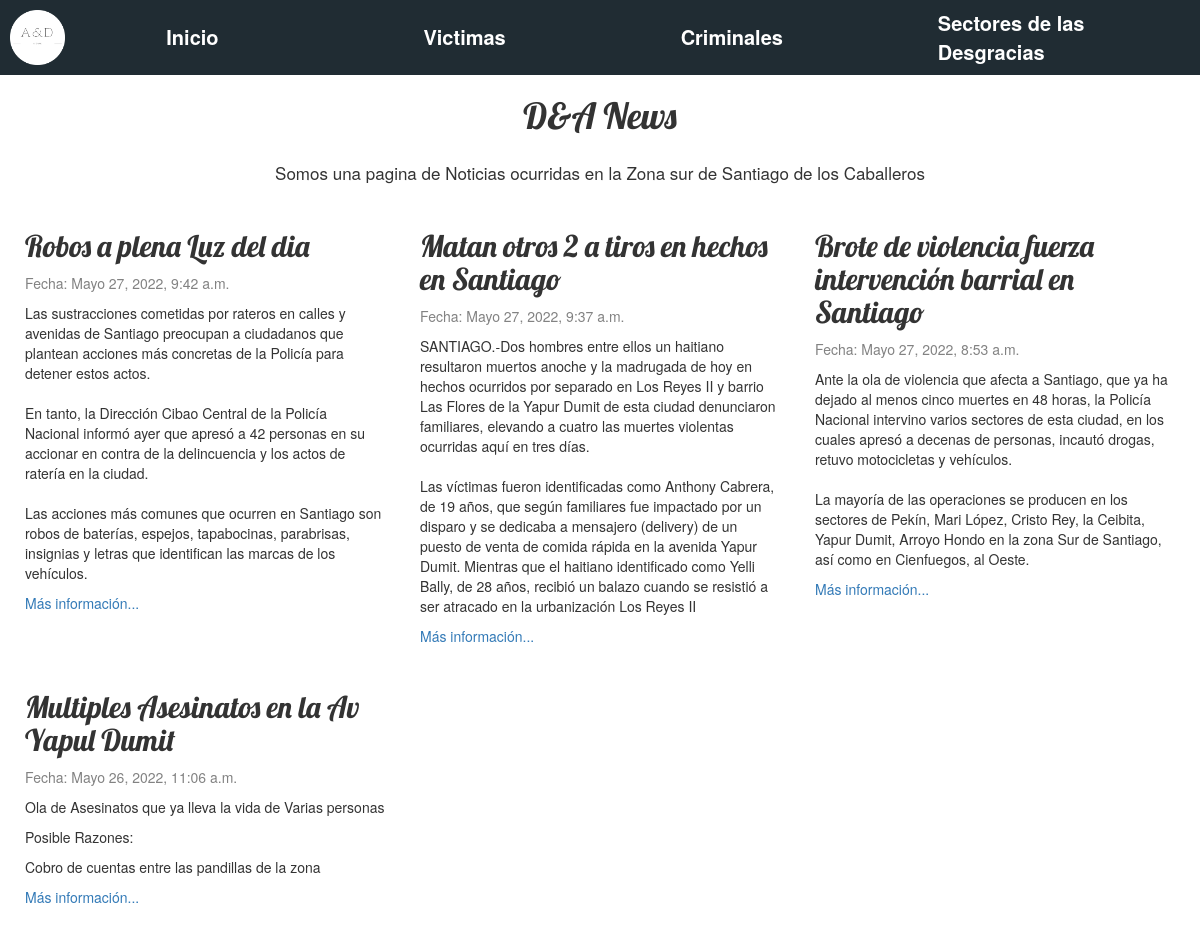
The page / on the database its author committed.
### informes/models.py (models this page shows, shortened)
class crime(models.Model):
		class CrimeType(models.TextChoices):
			MURDERED = 'Asesinato', _('Asesinato')
			STOLE = 'Robo', _('Robo')
		id = models.AutoField(primary_key=True)
		title = models.CharField(max_length=200)
		crime_type = models.CharField(
        max_length = 10,
				choices = CrimeType.choices,
				default = CrimeType.MURDERED,
		)
		text = models.TextField()
		event_date = models.DateTimeField(default=timezone.now)
		reasons = models.TextField(blank=True)
		sector = models.ForeignKey(sector, on_delete=models.CASCADE)

### informes/views.py (the view)
# urls.py: path('', views.post_list, name='Lista de Crimenes'),
def post_list(request):
    posts = crime.objects.filter(event_date__lte=timezone.now()).order_by('-event_date')
    return render(request, 'blog/Home.html', {'posts': posts})

### informes/templates/blog/home.html
{% extends 'blog/base.html' %}
{% block title %}
    <h1>D&A News</h1>
{% endblock %}
{% block Introduccion %}
<div class="Introduccion">
     <p><center>Somos una pagina de Noticias ocurridas en la Zona sur de Santiago de los Caballeros<center></p>
</div>
{% endblock %}
{% block content %}
    {% for Crimen in posts %}
        <div class="post">
            <h2>{{ Crimen.title }}</h2>
            <div class="date">
                <p>Fecha: {{ Crimen.event_date }}</p>
            </div>
            <p>{{ Crimen.text|linebreaksbr }}</p>
            {% if Crimen.reasons %}
                <div class="Resons">
                    <p>Posible Razones:</p>
                    <p>{{ Crimen.reasons }}</p>
                </div>
            {% endif %}
            <p><a href="{% url 'Crimen' pk=Crimen.id %}"> Más información...</a></p>
        </div>
    {% endfor %}
{% endblock %}

### informes/static/css/blog.css (style rules this page uses)
body { margin: 0px; scroll-behavior: smooth; overflow-y: scroll !important; }
h1 { text-align: center; }
.Introduccion { padding: 5px 15px; font-size: 17px; }
h1, h2, h3, h4 { font-family: 'Lobster', cursive; }
.date { color: #828282; }
.post { padding: 5px 15px; }

### rows shown on the page
crime: title "Robos a plena Luz del dia", event_date "Mayo 27, 2022, 9:42 a.m.", text "Las sustracciones cometidas por rateros en calles y avenidas de Santiago preocupan a ciudadanos que plantean acciones más concretas de la Policía para detener estos actos. En tanto, la Dirección Cibao Central de la Policía Nacional informó ayer que apresó a 42 personas en su accionar en contra de la delincuencia y los actos de ratería en la ciudad. Las acciones más comunes que ocurren en Santiago son robos de baterías, espejos, tapabocinas, parabrisas, insignias y letras que identifican las marcas de los vehículos."
crime: title "Matan otros 2 a tiros en hechos en Santiago", event_date "Mayo 27, 2022, 9:37 a.m.", text "SANTIAGO.-Dos hombres entre ellos un haitiano resultaron muertos anoche y la madrugada de hoy en hechos ocurridos por separado en Los Reyes II y barrio Las Flores de la Yapur Dumit de esta ciudad denunciaron familiares, elevando a cuatro las muertes violentas ocurridas aquí en tres días. Las víctimas fueron identificadas como Anthony Cabrera, de 19 años, que según familiares fue impactado por un disparo y se dedicaba a mensajero (delivery) de un puesto de venta de comida rápida en la avenida Yapur Dumit. Mientras que el haitiano identificado como Yelli Bally, de 28 años, recibió un balazo cuando se resistió a ser atracado en la urbanización Los Reyes II"
crime: title "Brote de violencia fuerza intervención barrial en Santiago", event_date "Mayo 27, 2022, 8:53 a.m.", text "Ante la ola de violencia que afecta a Santiago, que ya ha dejado al menos cinco muertes en 48 horas, la Policía Nacional intervino varios sectores de esta ciudad, en los cuales apresó a decenas de personas, incautó drogas, retuvo motocicletas y vehículos. La mayoría de las operaciones se producen en los sectores de Pekín, Mari López, Cristo Rey, la Ceibita, Yapur Dumit, Arroyo Hondo en la zona Sur de Santiago, así como en Cienfuegos, al Oeste."
crime: title "Multiples Asesinatos en la Av Yapul Dumit", event_date "Mayo 26, 2022, 11:06 a.m.", text "Ola de Asesinatos que ya lleva la vida de Varias personas", reasons "Cobro de cuentas entre las pandillas de la zona"
